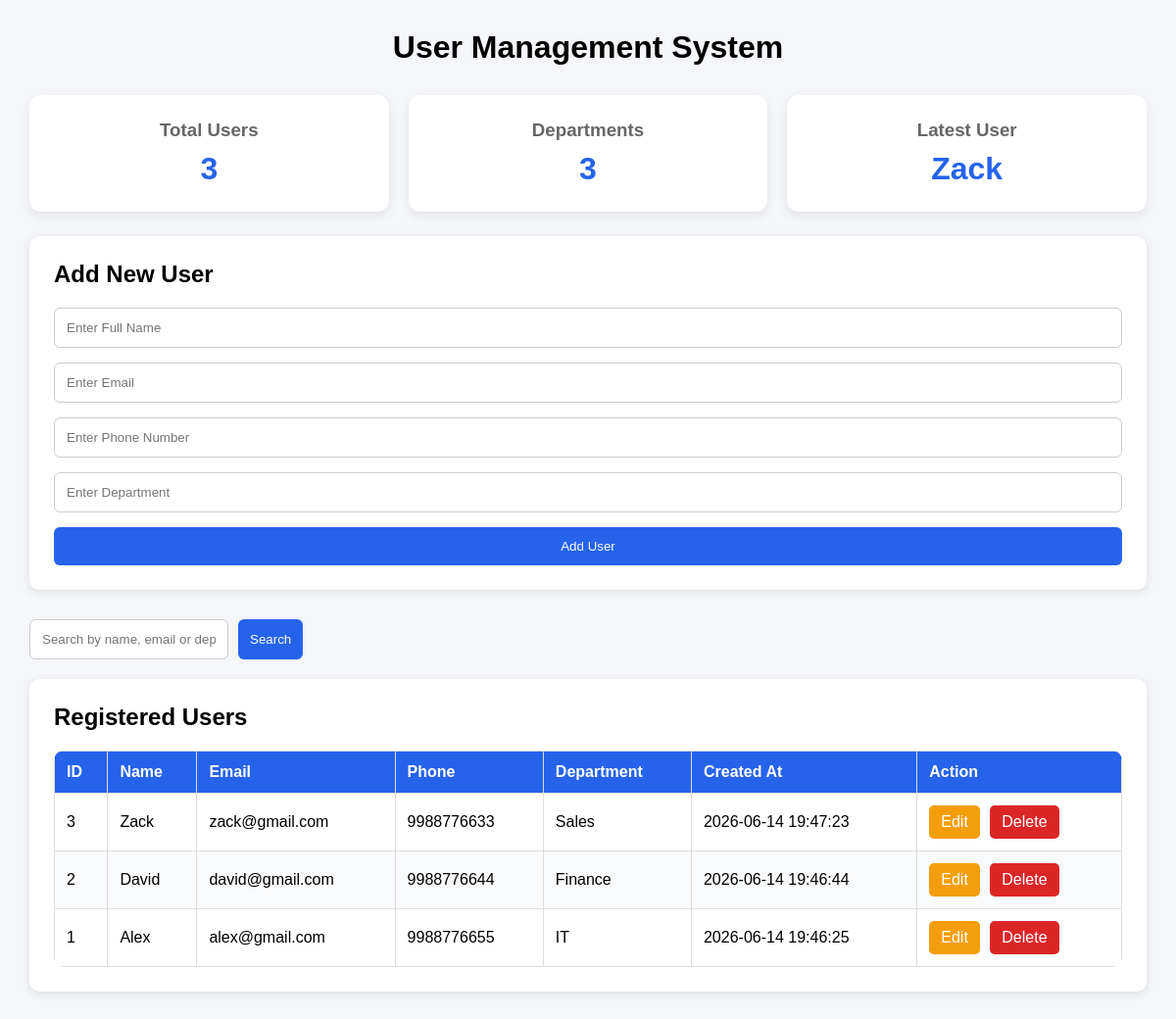
Before: / with the older database file.
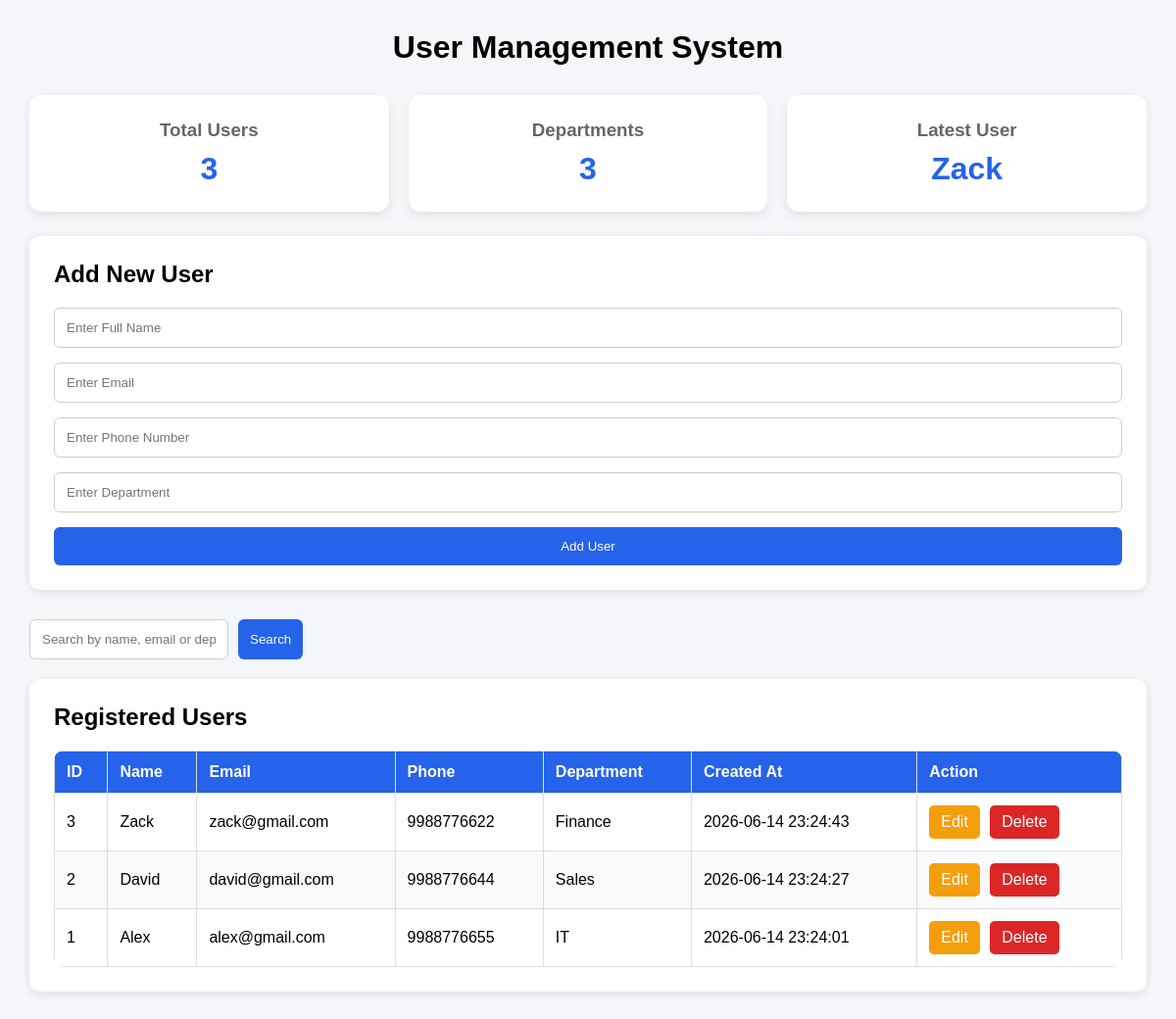
After: the same page with the newer database file.
### tables this page shows
CREATE TABLE users (
            id INTEGER PRIMARY KEY AUTOINCREMENT,
            name TEXT NOT NULL,
            email TEXT NOT NULL,
            phone TEXT NOT NULL,
            department TEXT NOT NULL,
            created_at TEXT NOT NULL
        );

### app.py (the view)
@app.route("/")
def index():
    conn = sqlite3.connect(DATABASE)
    conn.row_factory = sqlite3.Row
    cursor = conn.cursor()
    search = request.args.get("search", "")
    if search:
        cursor.execute("""
            SELECT * FROM users
            WHERE name LIKE ?
            OR email LIKE ?
            OR department LIKE ?
            ORDER BY id DESC
        """, (
            f"%{search}%",
            f"%{search}%",
            f"%{search}%"
        ))
    else:
        cursor.execute(
            "SELECT * FROM users ORDER BY id DESC"
        )
    users = cursor.fetchall()
    cursor.execute("SELECT COUNT(*) FROM users")
    total_users = cursor.fetchone()[0]
    cursor.execute("SELECT COUNT(DISTINCT department) FROM users")
    total_departments = cursor.fetchone()[0]
    latest_user = users[0]["name"] if users else "N/A"
    conn.close()
    return render_template(
    "index.html",
    users=users,
    total_users=total_users,
    total_departments=total_departments,
    latest_user=latest_user
    )

### templates/index.html (shortened to what this page needs)
<!DOCTYPE html>
<html lang="en">
<head>
    <link rel="stylesheet" href="{{ url_for('static', filename='style.css') }}">
</head>
<body>
    <div class="container">
        <header class="header">
            <h1>User Management System</h1>
        </header>
        <div class="stats-container">
            <div class="stat-card">
                <h3>Total Users</h3>
                <p>{{ total_users }}</p>
            </div>
            <div class="stat-card">
                <h3>Departments</h3>
                <p>{{ total_departments }}</p>
            </div>
            <div class="stat-card">
                <h3>Latest User</h3>
                <p>{{ latest_user }}</p>
            </div>
        </div>
        <div class="form-section">
            <h2>Add New User</h2>
            <form action="/add_user" method="POST">
                <input
                    type="text"
                    name="name"
                    placeholder="Enter Full Name"
                    required
                >
                <input
                    type="email"
                    name="email"
                    placeholder="Enter Email"
                    required
                >
                <input
                    type="text"
                    name="phone"
                    placeholder="Enter Phone Number"
                    required
                >
                <input
                    type="text"
                    name="department"
                    placeholder="Enter Department"
                    required
                >
                <button type="submit">
                    Add User
                </button>
            </form>
        </div>
        <form method="GET" class="search-form">
            <input
                type="text"
                name="search"
                placeholder="Search by name, email or department"
            >
            <button type="submit">
                Search
            </button>
        </form>
        <div class="table-section">
            <h2>Registered Users</h2>
            <table>
                <thead>
                    <tr>
                        <th>ID</th>
                        <th>Name</th>
                        <th>Email</th>
                        <th>Phone</th>
                        <th>Department</th>
                        <th>Created At</th>
                        <th>Action</th>
                    </tr>
                </thead>
                <tbody>
                    {% for user in users %}
                    <tr>
                        <td>{{ user.id }}</td>
                        <td>{{ user.name }}</td>
                        <td>{{ user.email }}</td>
                        <td>{{ user.phone }}</td>
                        <td>{{ user.department }}</td>
                        <td>{{ user.created_at }}</td>
                        <td>
                            <a
                                href="{{ url_for('edit_user', user_id=user.id) }}"
                                class="edit-btn"
                            >
                                Edit
                            </a>
                            <a
                                href="{{ url_for('delete_user', user_id=user.id) }}"
                                class="delete-btn"
                                onclick="return confirm('Delete this user?')"
                            >
                                Delete
                            </a>
                        </td>
                    </tr>
                    {% endfor %}
                </tbody>
            </table>
        </div>
    </div>
</body>
</html>

### static/style.css (style rules this page uses)
* { margin: 0; padding: 0; box-sizing: border-box; font-family: Arial, sans-serif; }
body { background-color: #f4f6f9; padding: 30px; }
.container { max-width: 1200px; margin: auto; }
h1 { text-align: center; margin-bottom: 30px; }
.header { text-align: center; margin-bottom: 30px; }
.form-section, .table-section { background: white; padding: 25px; border-radius: 10px; margin-bottom: 30px; box-shadow: 0 2px 10px rgba(0,0,0,0.1); }
h2 { margin-bottom: 20px; }
form { display: grid; gap: 15px; }
input { padding: 12px; border: 1px solid #ccc; border-radius: 6px; }
button { padding: 12px; border: none; background-color: #2563eb; color: white; border-radius: 6px; cursor: pointer; }
table { width: 100%; border-collapse: collapse; }
table th, table td { border: 1px solid #ddd; padding: 12px; text-align: left; }
table th { background-color: #2563eb; color: white; }
tr:nth-child(even) { background-color: #f8fafc; }
.delete-btn { text-decoration: none; background-color: #dc2626; color: white; padding: 8px 12px; border-radius: 5px; display: inline-block; }
.stats-container { display: grid; grid-template-columns: repeat(3, 1fr); gap: 20px; margin-bottom: 25px; }
.stat-card { background: white; padding: 25px; border-radius: 12px; text-align: center; box-shadow: 0 4px 12px rgba(0,0,0,0.08); }
.stat-card h3 { color: #666; margin-bottom: 10px; }
.stat-card p { font-size: 2rem; font-weight: bold; color: #2563eb; }
.search-form { display: flex; gap: 10px; margin-bottom: 20px; }
.edit-btn { text-decoration: none; background-color: #f59e0b; color: white; padding: 8px 12px; border-radius: 5px; margin-right: 6px; display: inline-block; }
table { overflow: hidden; border-radius: 10px; }
button, .edit-btn, .delete-btn { transition: 0.3s ease; }

Changed rows visible on the page:
changed users "Zack": phone "9988776633" → "9988776622"; department "Sales" → "Finance"; created_at "2026-06-14 19:47:23" → "2026-06-14 23:24:43"
changed users "David": department "Finance" → "Sales"; created_at "2026-06-14 19:46:44" → "2026-06-14 23:24:27"
changed users "Alex": created_at "2026-06-14 19:46:25" → "2026-06-14 23:24:01"
